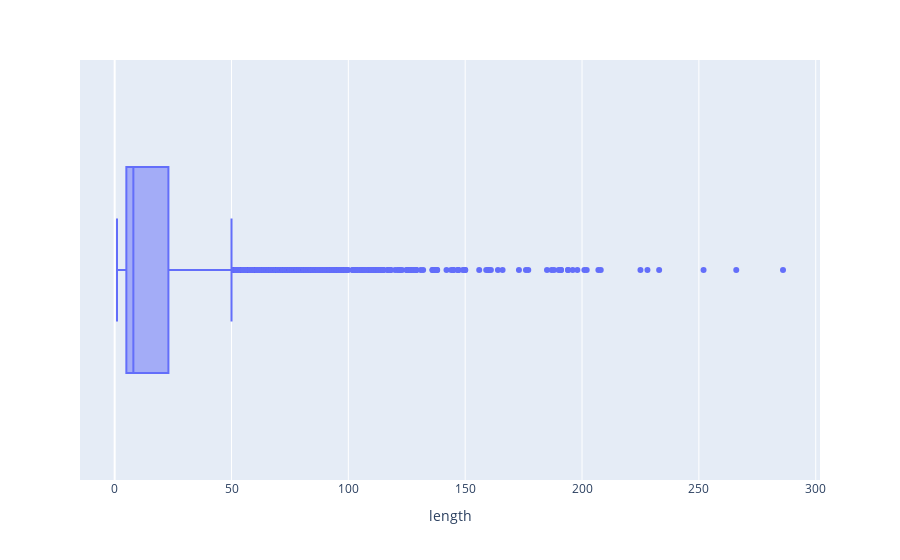

The notebook cell this image was saved under:
### Code cell
fig = px.box(x = length)

fig.update_layout({'xaxis': {'title': 'length'}})

### Figure 1 — Plotly figure (JSON) as saved in the notebook; plotly's stock layout.template omitted (floating-point values rounded to 4 significant figures; data arrays with more than 128 entries replaced by an {"elided": "..."} marker saying what was removed)
{"data": [{"alignmentgroup": "True", "hovertemplate": "x=%{x}<extra></extra>", "legendgroup": "", "marker": {"color": "#636efa"}, "name": "", "notched": false, "offsetgroup": "", "orientation": "h", "showlegend": false, "type": "box", "x": {"elided": "5722 int values"}, "x0": " ", "xaxis": "x", "y0": " ", "yaxis": "y"}], "layout": {"boxmode": "group", "legend": {"tracegroupgap": 0}, "margin": {"t": 60}, "xaxis": {"anchor": "y", "domain": [0, 1], "title": {"text": "length"}}, "yaxis": {"anchor": "x", "domain": [0, 1]}}}
